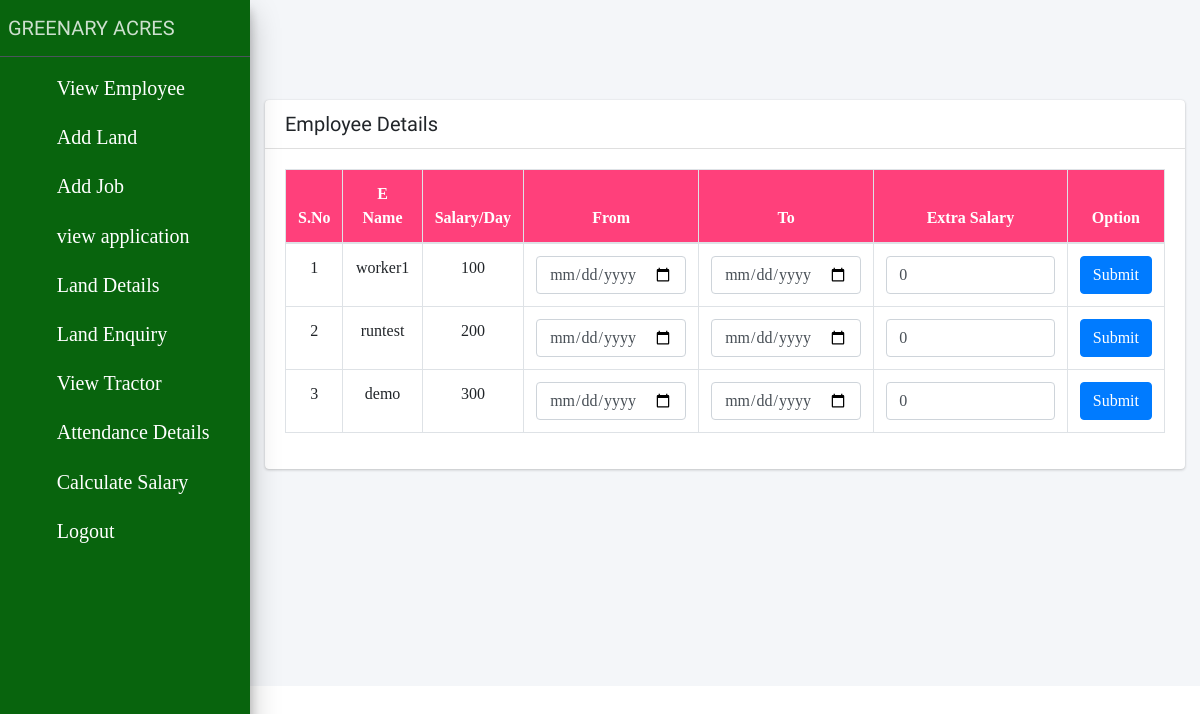
/employee_salary/ (signed in), run on the app's committed database.
### app/models.py (models this page shows, shortened)
class Apply(models.Model):
	job_id=models.ForeignKey(Job_Detail,on_delete=models.CASCADE,null=True)
	worker_id = models.ForeignKey(Worker_Detail, on_delete=models.CASCADE)
	farmer_id = models.ForeignKey(Register_Detail, on_delete=models.CASCADE,null=True,blank=True)
	status = models.CharField(max_length=50)
	job_status = models.CharField(max_length=20)
	salary = models.CharField(max_length=50)

class Worker_Detail(models.Model):
	name = models.CharField(max_length=50)
	email = models.EmailField(max_length=100)
	mobile = models.CharField(max_length=20)
	username = models.CharField(max_length=50)
	password = models.CharField(max_length=50)
	experience = models.CharField(max_length=50)
	address = models.TextField(max_length=100)
	user_type = models.CharField(max_length=30,default='worker')

### app/views.py (the view)
# urls.py: path('employee_salary/', views.employee_salary,name="employee_salary"),
def employee_salary(request):
	if 'farmer' in request.session:
		farmers_id = request.session['farmer_id']
		farmer_id=Register_Detail.objects.get(id=int(farmers_id))
		detail = Apply.objects.filter(job_status='hired',farmer_id=farmer_id)
		return render(request,'employee_salary.html',{'detail':detail})
	else:
		return render(request,'farmer_login.html',{})

### app/templates/employee_salary.html (shortened to what this page needs)
{% include 'user_header.html' %}
<form action="{% url 'calculate_salary' %}" method="get">{% csrf_token %}
 <div class="container" style="margin:0 auto;">
 	<div class="col-xl-12 col-lg-12 col-md-12 col-sm-12 col-12" style="padding-top: 100px;">
    <div class="card" >
        <h5 class="card-header">Employee Details</h5>
        <div class="card-body">
            <div class="table-responsive ">
                <table class="table table-bordered">
                    <thead style="background: #ff407b;color: #FFF">
                        <tr class="white">
	                        <th>S.No</th>
							<th>E Name</th>
                            <th>Salary/Day</th>
                            <th>From</th>
                            <th>To</th>
                            <th>Extra Salary</th>
                            <th>Option</th>
                        </tr>
                    </thead>
                    <tbody>
                        {% for i in detail %}
                        <tr>
					        <td>{{forloop.counter}}</td>
							<td>{{i.worker_id.name}}</td>
                            <td>{{i.salary}}</td>
                            <td><input type="date" name="from" class="form-control" ><input type="hidden" name="id" value="{{i.worker_id_id}}"> <input type="hidden" value="{{i.salary}}" name="salary"></td>
                            <td><input type="date" name="to" class="form-control" ></td>
                            <td><input type="text" name="extra" class="form-control" value="0"></td>
							<td><input type="submit"  class="btn btn-primary"></td>
                        </tr>
                        {% empty %}
                        <tr>
                            <td colspan="8" class="text-center bg-primary">No Employee</td>
                        </tr>
                       {% endfor %}
                    </tbody>
                </table>
            </div>
        </div>
    </div>
</div>

### app/templates/user_header.html (style rules this page uses)
th,tr { text-align: center; }

### app/templates/employee_salary.html (style rules this page uses)
table { font-family: times new roman; border-collapse: collapse; width: 100%; }
td, th { border: 1px solid #dddddd; text-align: center; padding: 8px; }

### data on the page
Apply: worker_id.name "worker1", salary "100"
Apply: worker_id.name "runtest", salary "200"
Apply: worker_id.name "demo", salary "300"
